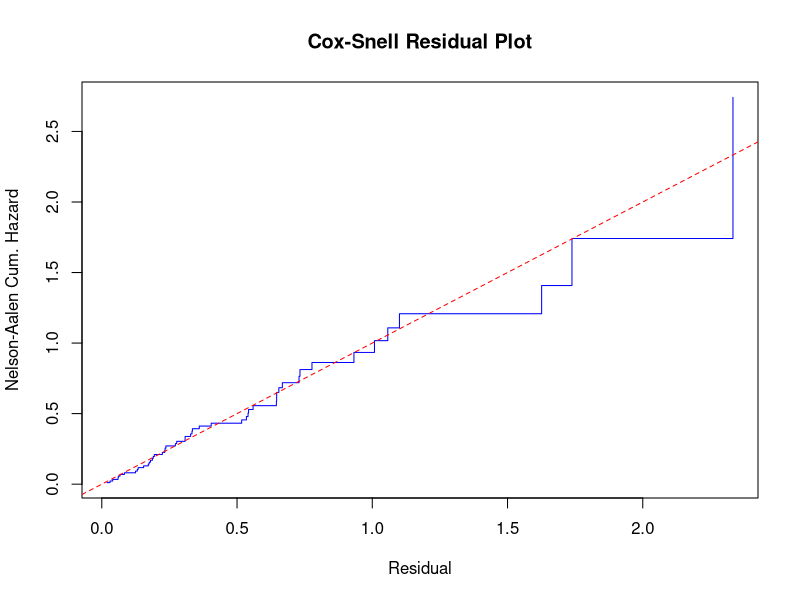
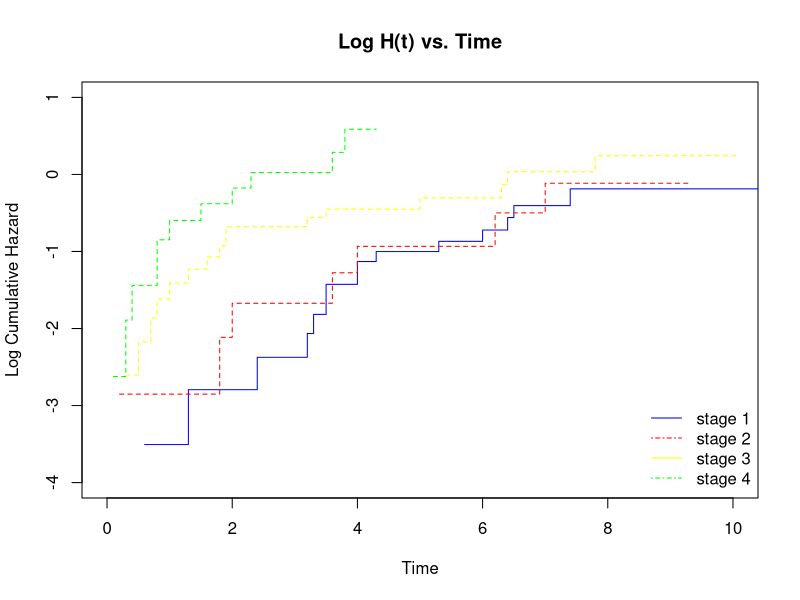
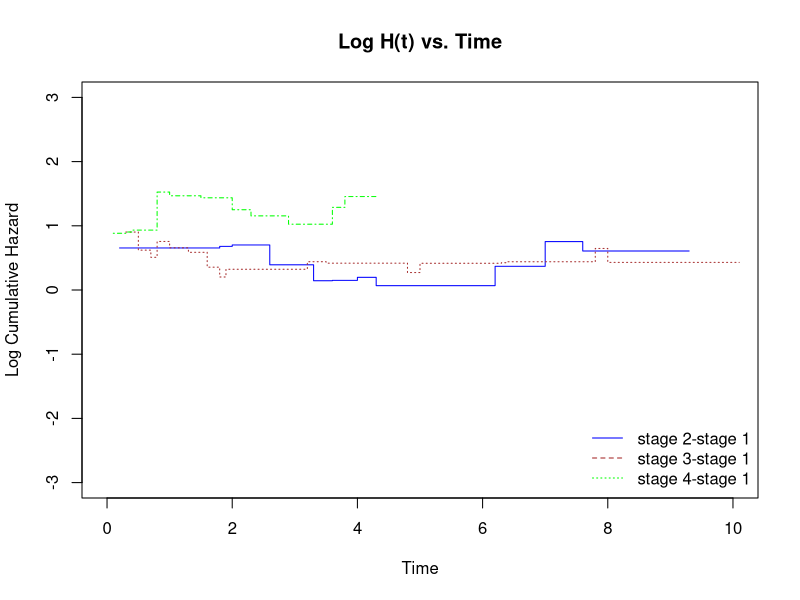
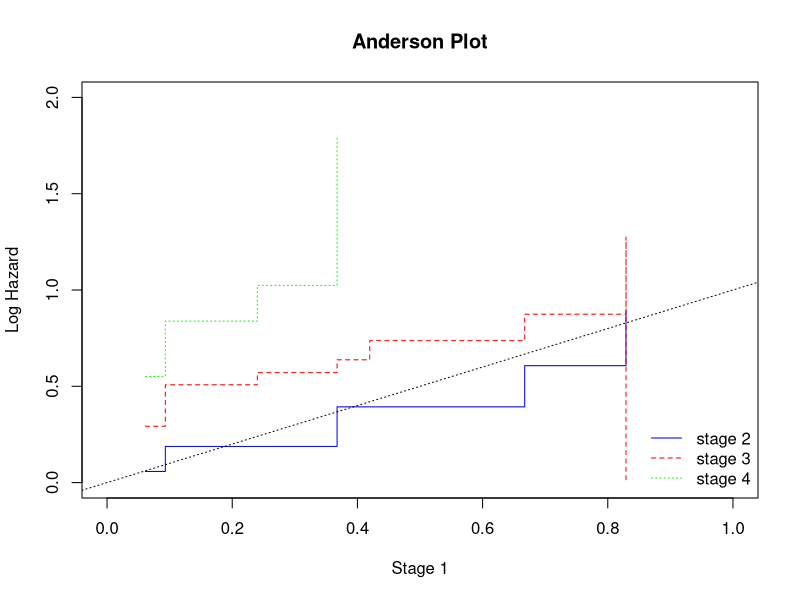

Reproduce these figures in R, in order.
## ---- chunk 1
knitr::opts_chunk$set(echo = TRUE)
## ---- chunk 2
library(KMsurv)
library(survival)
library(survMisc)
library(dplyr)
library(tidyverse)
## ---- chunk 3
data(std)
std = std[-c(1)]
std$iinfct = as.factor(std$iinfct)
std$condom = as.factor(std$condom)
fit.std = coxph(Surv(time, rinfct) ~ ., data = std, ties = 'breslow')
summary(fit.std)
step(fit.std)
fit.std.f = coxph(Surv(time, rinfct) ~ yschool + iinfct + os30d + abdpain + 
                    condom + vagina + dchexam, data = std, ties = 'breslow')
summary(fit.std.f)
## ---- chunk 4
data(gastric)
fit.gas = coxph(Surv(time, event) ~ ., data = gastric, ties = 'breslow')
summary(fit.gas)
confint(fit.gas)
exp(confint(fit.gas))
## ---- chunk 5
event.times = sort(unique(gastric$time[gastric$event == 1]))
gastric2 = survSplit(data = gastric, cut = event.times, end = "time", 
                     start = 't0', event = "event")
gastric2$tdc = gastric2$group * log(gastric2$time)
fit.gast = coxph(Surv(t0, time, event) ~ group + tdc, data = gastric2, 
                 ties = 'breslow')
summary(fit.gast)
## ---- chunk 6
loglik = as.numeric(length(event.times))

for(i in 1:length(event.times)){
  gastric2$z1t = ifelse(gastric2$time <= event.times[i] & gastric2$group == 0, 1, 0)
  gastric2$z2t = ifelse(gastric2$time > event.times[i] & gastric2$group == 0, 1, 0)
  fit = coxph(Surv(t0, time, event) ~  z1t +z2t, data = gastric2, ties = 'breslow')
  loglik[i] = fit$loglik[2]
}

cbind(event.times, loglik)
opt_tau <- event.times[which.max(loglik)]
opt_tau
## ---- chunk 7
gastric2$z1t = ifelse(gastric2$time <= 254 & gastric2$group == 0, 1, 0)
gastric2$z2t = ifelse(gastric2$time > 254 & gastric2$group == 0, 1, 0)
fit.gastric.f = coxph(Surv(t0, time, event) ~ z1t +z2t, data = gastric2, ties = 'breslow')
summary(fit.gastric.f)
## ---- chunk 8
data(larynx)
larynx$sefi = ifelse(larynx$diagyr < 75, 0, 1) 

fit.l.s = coxph(Surv(time, delta) ~ factor(stage) + age + strata(sefi), data = larynx, ties = 'breslow')
fit.l = coxph(Surv(time, delta) ~ factor(stage) + age, data = larynx, ties = 'breslow')

larynx74 = larynx[larynx$diagyr < 75, ] 
larynx76 = larynx[larynx$diagyr >= 75, ]

fit0 = coxph(Surv(time, delta) ~ factor(stage) + age, data = larynx74, ties = 'breslow')
fit1 = coxph(Surv(time, delta) ~ factor(stage) + age, data = larynx76, ties = 'breslow')

summary(fit.l.s)
summary(fit.l)

anova(fit.l.s)
anova(fit.l)

## ---- chunk 9
X2 = -2*(fit.l.s$loglik[2] - (fit0$loglik[2] + fit1$loglik[2])); X2
1 - pchisq(X2, 4) 
## ---- chunk 10
W = (fit1$coefficients[1] - fit0$coefficients[1])^2 / (fit1$var[1,1] + fit0$var[1,1])
1 - pchisq(W, 1) 

W = (fit1$coefficients[2] - fit0$coefficients[2])^2 / (fit1$var[2,2] + fit0$var[2,2])
1 - pchisq(W, 1)

W = (fit1$coefficients[3] - fit0$coefficients[3])^2 / (fit1$var[3,3] + fit0$var[3,3])
1 - pchisq(W, 1)

W = (fit1$coefficients[4] - fit0$coefficients[4])^2 / (fit1$var[4,4] + fit0$var[4,4])
1 - pchisq(W, 1)
## ---- chunk 11
data(burn)
event.times = sort(unique(burn$T3[burn$D3 == 1]))
burn2 = survSplit(data = burn, cut = event.times,
                   end = "T3", start = 't0', event = "D3")
burn2$teti = ifelse(burn2$T3 >= burn2$T1 & burn2$D1 == 1, 1, 0)
fit.burn = coxph(Surv(t0, T3, D3) ~ D1+teti, data = burn2, ties = 'breslow')
summary(fit.burn)
## ---- chunk 12
burn2$tpti = ifelse(burn2$T3 >= burn2$T2 & burn2$D2 == 1, 1, 0)
fit.burn.p = coxph(Surv(T3, D3) ~ tpti + D2, data = burn2, ties = 'breslow')
summary(fit.burn.p)
## ---- chunk 13
fit.burn.f = coxph(Surv(t0, T3, D3) ~ Z1+Z2+Z3+Z4+Z5+Z6+Z7+Z8+Z9+Z10+as.factor(Z11)
                   +T1+teti+T2+tpti+D1+D2, data = burn2, ties = 'breslow')
summary(fit.burn.f)
## ---- chunk 14
burn3 = filter(burn2,burn2$D2==1)
fit.burn.f1 = coxph(Surv(t0, T3, D3) ~ Z1+Z2+Z3+Z4+Z5+Z6+Z7+Z8+Z9+Z10+
                      as.factor(Z11)+T1+teti+T2+tpti+D1, data = burn2, ties = 'breslow')
summary(fit.burn.f1)
## ---- chunk 15
data(larynx)
fit = coxph(Surv(time,delta) ~ as.factor(stage)+age, data = larynx, 
                method = 'breslow')

mg.residual = resid(fit, type = "martingale")
cs.residual = larynx$delta - mg.residual

fit.cs = survfit(Surv(cs.residual, larynx$delta) ~ 1) 
H.cs = cumsum(fit.cs$n.event/fit.cs$n.risk)
plot(fit.cs$time, H.cs, type='s', col='blue', 
     main = 'Cox-Snell Residual Plot', 
     xlab = 'Residual', ylab = 'Nelson-Aalen Cum. Hazard') 
abline(0, 1, col='red',  lty = 2)
## ---- chunk 16
data(larynx)
fit3 = basehaz(coxph(Surv(time,delta)~strata(as.factor(stage))+age, data = larynx, ties = 'breslow'))

plot(log(fit3$hazard[fit3$strata == 1])~ fit3$time[fit3$strata == 1], type = 's',
     ylab = 'Log Cumulative Hazard', xlab = 'Time', main = 'Log H(t) vs. Time',
     col = 'blue', lty = 1, xlim = c(0, 10), ylim = c(-4, 1))
lines(log(fit3$hazard[fit3$strata == 2]) ~  fit3$time[fit3$strata == 2],
      col = 'red', lty = 2, type = 's')
lines(log(fit3$hazard[fit3$strata == 3]) ~  fit3$time[fit3$strata == 3],
      col = 'yellow', lty = 2, type = 's')
lines(log(fit3$hazard[fit3$strata == 4]) ~  fit3$time[fit3$strata == 4],
      col = 'green', lty = 2, type = 's')
legend('bottomright', c('stage 1', 'stage 2', 'stage 3', 'stage 4'),col = c('blue', 'red', 'yellow', 'green'), lty = c(1, 4),
       bty = 'n')
## ---- chunk 17
  H1 = fit3$hazard[fit3$strata == 1]
  t1 = fit3$time[fit3$strata == 1]
  H2 = fit3$hazard[fit3$strata == 2]
  t2 = fit3$time[fit3$strata == 2]
  H3 = fit3$hazard[fit3$strata == 3]
  t3 = fit3$time[fit3$strata == 3]
  H4 = fit3$hazard[fit3$strata == 4]
  t4 = fit3$time[fit3$strata == 4]


plot((log(H2)-log(H1[1:15]))~ t2, type = 's',
     ylab = 'Log Cumulative Hazard', xlab = 'Time', main = 'Log H(t) vs. Time',
     col = 'blue', lty = 1, xlim = c(0, 10), ylim = c(-3, 3))
lines((log(H3)-log(H1[1:23])) ~  t3,
      col = 'brown', lty = 3, type = 's')
lines((log(H4)-log(H1[1:12])) ~  t4,
      col = 'green', lty = 4, type = 's')
legend('bottomright', c('stage 2-stage 1', 'stage 3-stage 1', 'stage 4-stage 1'),
       col = c('blue', 'brown', 'green'), lty = c(1:3),
       bty = 'n')
## ---- chunk 18
reptime <- function(l, t){
  x <- numeric(max(t))
  for(i in min(t):max(t)){
    diff <- i - t
    diff <- diff[diff >= 0]
    x[i] <- l[which.min(diff)]
  }
  return(x)
}

H1 <- fit3$hazard[fit3$strata == 1]
H2 <- fit3$hazard[fit3$strata == 2]
H3 <- fit3$hazard[fit3$strata == 3]
H4 <- fit3$hazard[fit3$strata == 4]

t1 <- fit3$time[fit3$strata == 1]
t2 <- fit3$time[fit3$strata == 2]
t3 <- fit3$time[fit3$strata == 3]
t4 <- fit3$time[fit3$strata == 4]


H1 <- reptime(H1, t1)
H2 <- reptime(H2, t2)
H3 <- reptime(H3, t3)
H4 <- reptime(H4, t4)

plot(H2[1:9] ~ H1[1:9], type = 's',
     ylab = 'Log Hazard', xlab = 'Stage 1', main = 'Anderson Plot',
     col = 'blue', lty = 1, xlim = c(0, 1), ylim = c(0, 2))
lines(H3 ~ H1,
      col = 'red', lty = 2, type = 's')
lines(H4[1:4] ~ H1[1:4],
      col = 'green', lty = 3, type = 's')
legend('bottomright', c('stage 2', 'stage 3', 'stage 4'),
       col = c('blue', 'red', 'green'), lty = c(1:3),
       bty = 'n')
abline(0, 1, col='black',  lty=3)
